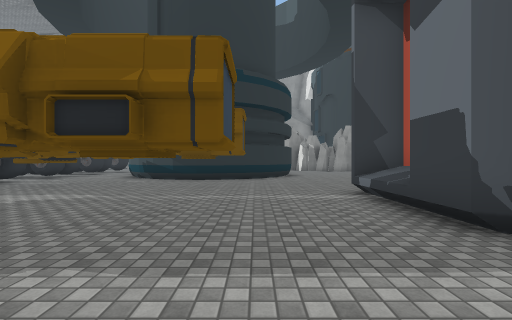
view 1 (above)

24 first-person views from a walk through a scene from a Unity 3-D project. The camera is 1.4 m above the floor, looks level and sees 90° across. The floor is counted in squares, 2 m on a side. Each view is taken from the middle of a square. On the plan, view 1 faces up. The plan holds only what a view shows up to about 9 squares ahead; the rest is blank. The place goes on beyond the plan. The player is left out. Some surface patterns are stand-ins.

view 2
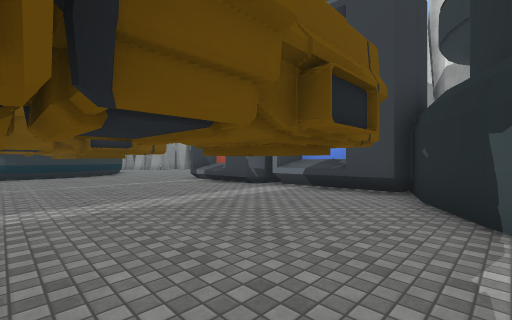

view 3
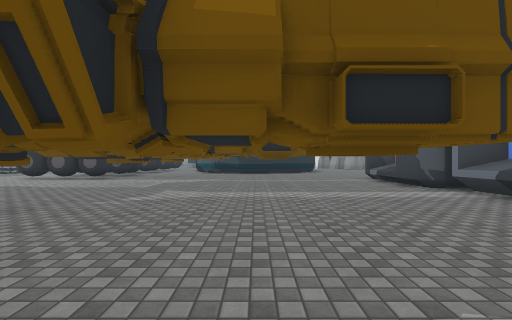

view 4
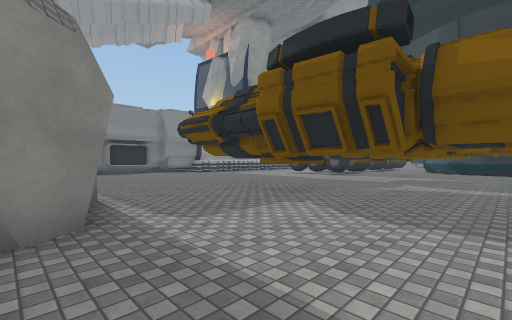

view 5
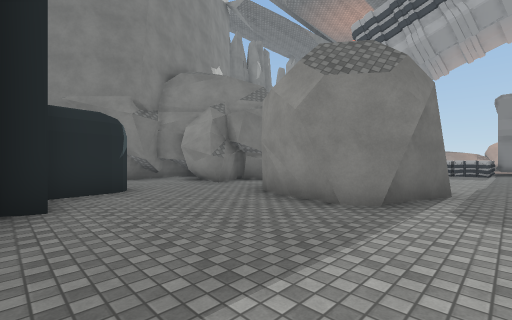

view 6
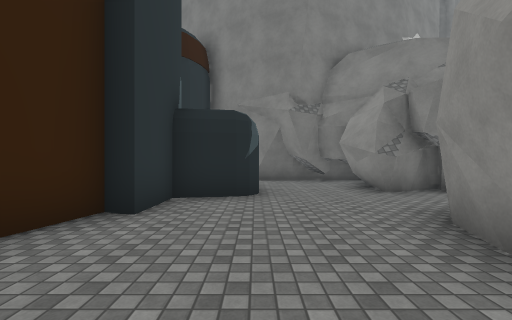

view 7
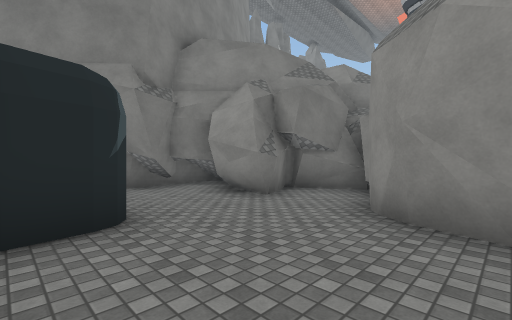

view 8
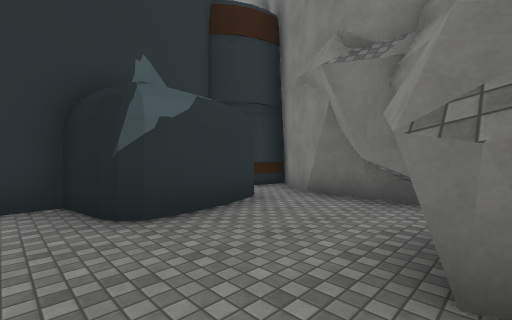

view 9
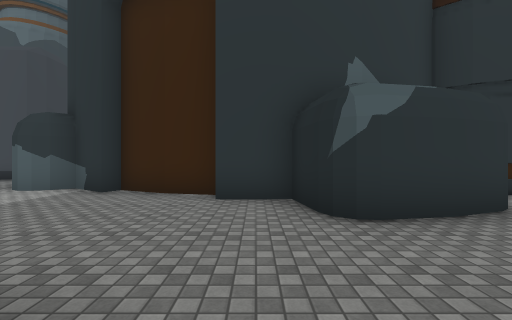

view 10
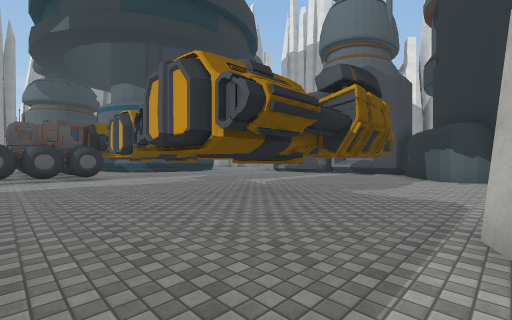

view 11
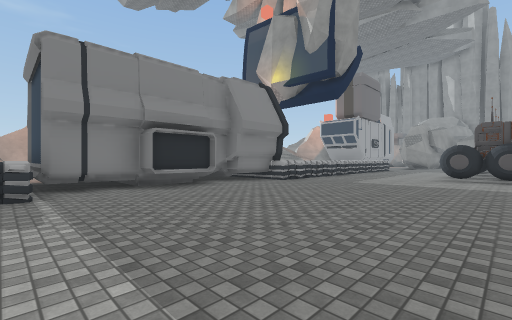

view 12
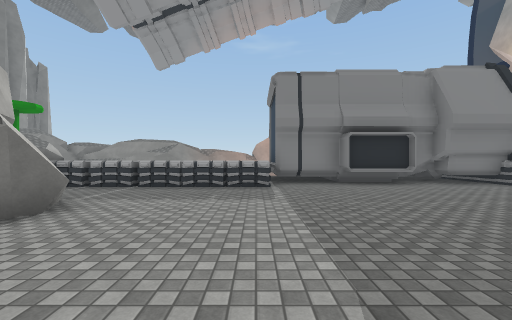

view 13
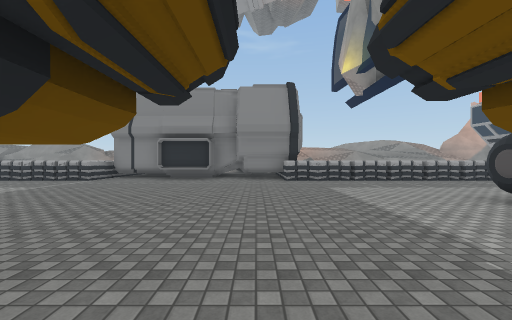

view 14
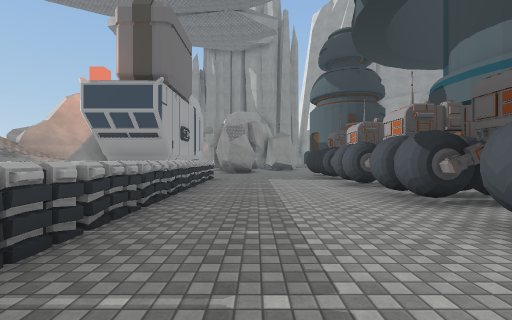

view 15
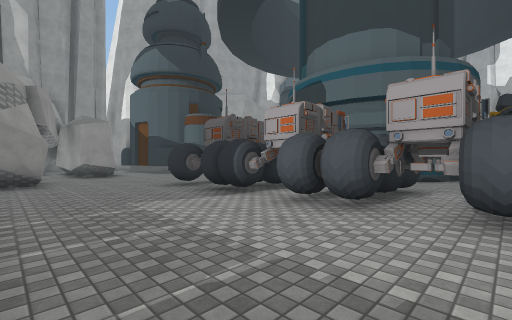

view 16
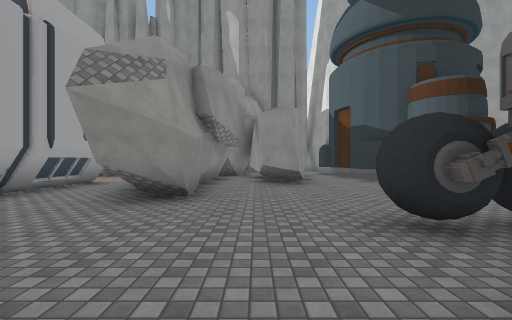

view 17
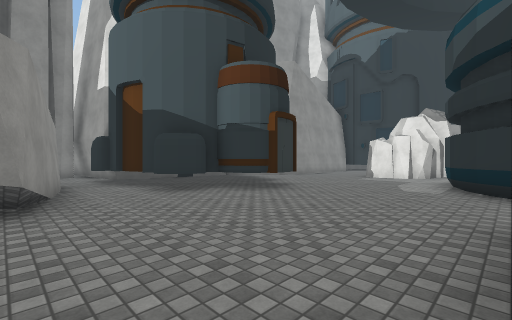

view 18
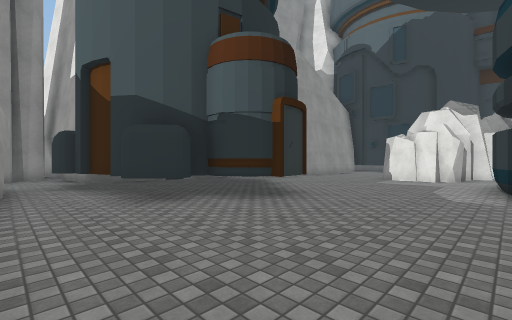

view 19
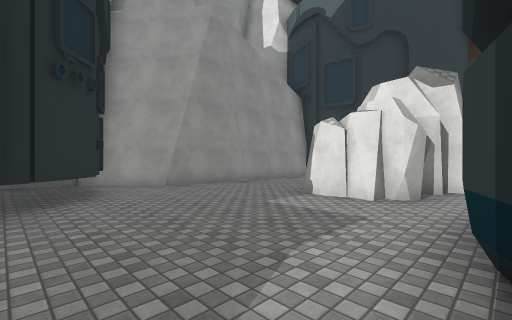

view 20
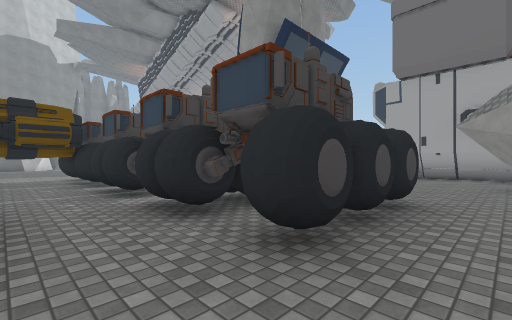

view 21
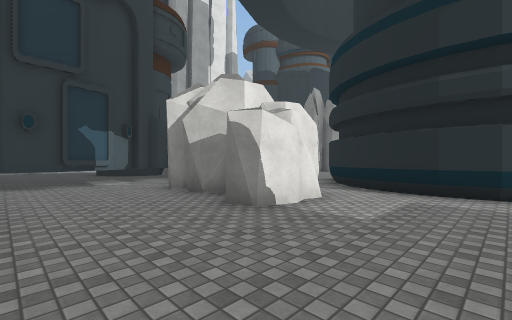

view 22
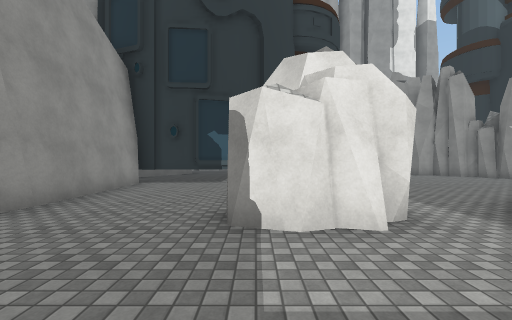

view 23
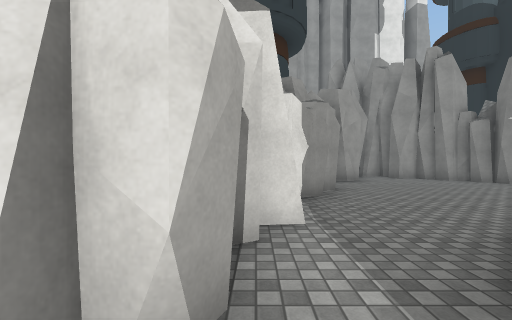

view 24
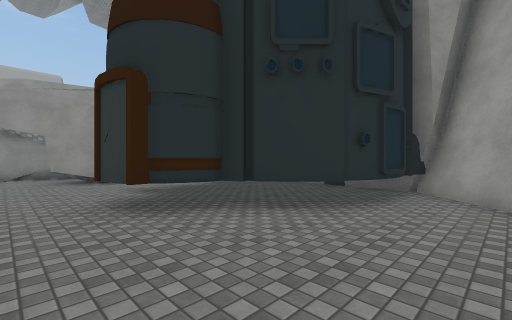

### Floor plan
Key: @ floor where view 1 was taken; # wall or solid block; x gap in a wall; . floor; ^ raised ledge; B building; O other object.
Columns run from 19 left of view 1 to 8 right of it. Each row starts with its distance up from view 1.
 26            #
 25            BBBBB#
 24           BB   B##
 23          #.B   B.########
 22         ##.B   B........#
 21       ###..BBBBB........#
 20   #  ####..BBBB..........^
 19   #. #..#....B.....#.##..#
 18   #. #.............###  ..
 17   #. #.............####
 16   #..#..........###...###
 15   #......OOO..B## ###.....
 14   #......OOO..      #......#
 13      ....OOO..        ......
 12     ^....OOO..         .....
 11     ^....OOO..          ....
 10     ^....OOO..###        .##
  9     ^....OOO....###....   #
  8     ^....OOO. # .......
  7    ^^....OOO### x##....
  6     ^....OOO####......
  5     ^....OOO.........^#
  4     ^.......####.....^#
  3     ^.......####x##..##
  2   ###.........##......#
  1    #..................^
  0    #........#####..@..^#
 -1    ##.......#####x#...#
 -2    ##.......#####....##
 -3    #................##
 -4 ####...............##
 -5    ^^.......##.....#
 -6     ^......  ##....#
 -7     ^.....    #....#
 -8     ^..##   ###...##
 -9     ^..    ##.....#
-10     ^     ##....###
-11            ###..##
-12             ##...#
-13             ###...
-14             #####.#
-15                 ###

Positions as (right, up) in squares from view 1, and headings:
1: (0, 0), facing up
2: (-3, -3), facing up-right
3: (-2, -4), facing up
4: (-2, -6), facing up-left
5: (-1, -4), facing down-left
6: (-3, -5), facing down
7: (-2, -7), facing down-left
8: (-6, -9), facing down-right
9: (-6, -9), facing right
10: (-10, -5), facing up-right
11: (-9, -5), facing up-left
12: (-8, -5), facing left
13: (-6, 1), facing left
14: (-13, 3), facing up
15: (-14, 8), facing up-right
16: (-12, 12), facing up
17: (-11, 15), facing up-right
18: (-10, 16), facing up-right
19: (-5, 16), facing up-right
20: (-6, 16), facing down-left
21: (-3, 22), facing down-right
22: (-3, 19), facing right
23: (-1, 17), facing right
24: (-2, 18), facing up-left
